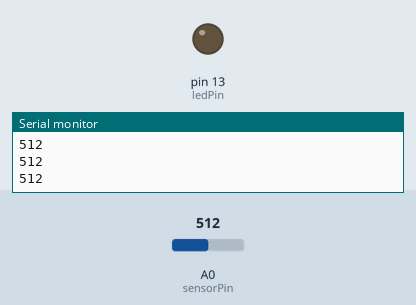
Bench run of a sketch on a simulated Arduino Uno, built with avr-gcc and run on an emulated ATmega328P. Parts: output pins drawn as LEDs (lit = HIGH), the last lines printed to the serial monitor. The test bench sets the inputs (shaded band); at power-on: A0 (sensorPin) = 512.

Above: at 1.2 s.
1.3 s: A0 (sensorPin) set to 308
2.8 s: A0 (sensorPin) set to 284
At 3.3 s:
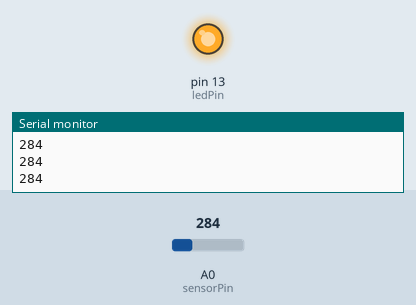
4.4 s: A0 (sensorPin) set to 306
At 5.7 s:
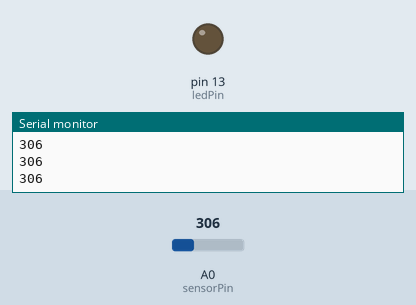
6.0 s: A0 (sensorPin) set to 290
At 7.3 s:
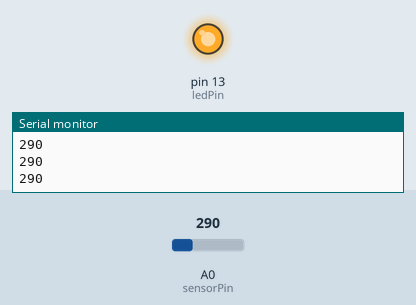
Timing chart, 0 to 8.6 s (numbered marks = the images above; inputs shaded):
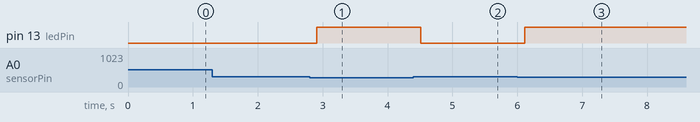

The sketch:

night_lamp.ino
```cpp
int sensorPin=A0;
int ledPin=13;
int sensorValue=0;
void setup()
{
  Serial.begin(9600);
  pinMode(13, OUTPUT);
}

void loop()
{
  sensorValue=analogRead(sensorPin);
  Serial.print(sensorValue);
  Serial.print("\n");
  delay(100);
  if(sensorValue>300)
  {
    digitalWrite(13, LOW);
  }
  else
  {
  digitalWrite(13, HIGH);
  }
}
```

Measured:
- the behaviour switches between 301 and 300 on A0 (sensorPin) (found by bisection; images 0 and 1)
- after the input at 2.8 s, pin 13 (ledPin): LOW → HIGH after 0.11 s
- after the input at 4.4 s, pin 13 (ledPin): HIGH → LOW after 0.11 s
- after the input at 6.0 s, pin 13 (ledPin): LOW → HIGH after 0.12 s
